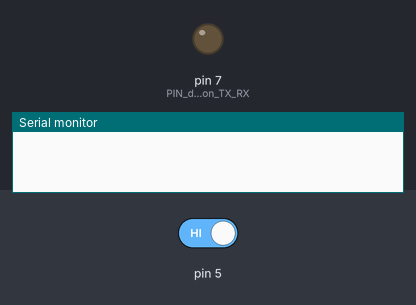
Simulated run of this sketch. Board: Arduino Uno, built with avr-gcc and run on an emulated ATmega328P. Parts: output pins drawn as LEDs (lit = HIGH), the last lines printed to the serial monitor. Inputs (shaded band) come from the test bench; at power-on: pin 5 HIGH.

Above: at 1.2 s.
1.3 s: pin 5 driven LOW
At 1.55 s:
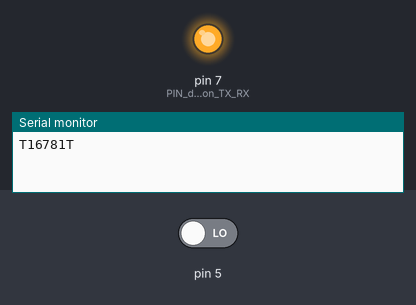
Timing chart, 0 to 4.3 s (numbered marks = the images above; inputs shaded):
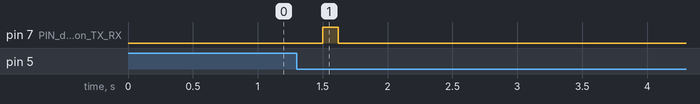

The sketch:

master.ino
```cpp
String msg = "";
String ask;
int _flag;
int flag;
#define PIN_direction_TX_RX 7
void setup()
{
  Serial.begin(9600);
  pinMode(PIN_direction_TX_RX, OUTPUT);
  digitalWrite(PIN_direction_TX_RX, LOW);
}
void loop()
{
  int btn = digitalRead(5);
  if (btn==0) _flag = 1;
  if (_flag == 1)
  {
    delay(200);
    digitalWrite(PIN_direction_TX_RX, HIGH);
    delay(10);
    String msg = "T16781T";
    Serial.print(msg);
    Serial.flush();
    delay(100);
    delay(1);
    digitalWrite(PIN_direction_TX_RX, LOW);
    delay(10);
    _flag = 2;
  }
  if (_flag == 2)
  {
    String ask = "";
    while (!Serial.available()) delay(20);
    delay(200);
    while (Serial.available())
      ask = ask + (char)(Serial.read());
    String _t, _h;
    _t = ask.substring(ask.indexOf("T1") + 2, ask.indexOf("1T"));
    _h = ask.substring(ask.indexOf("T2") + 2, ask.indexOf("2T"));
    int t = _t.toInt();
    int h = _h.toInt();
    _flag = 0;
  }
}
```

Measured:
- after the input at 1.3 s, pin 7 (PIN_direction_TX_RX): LOW → HIGH after 0.20 s, → LOW 0.12 s later
